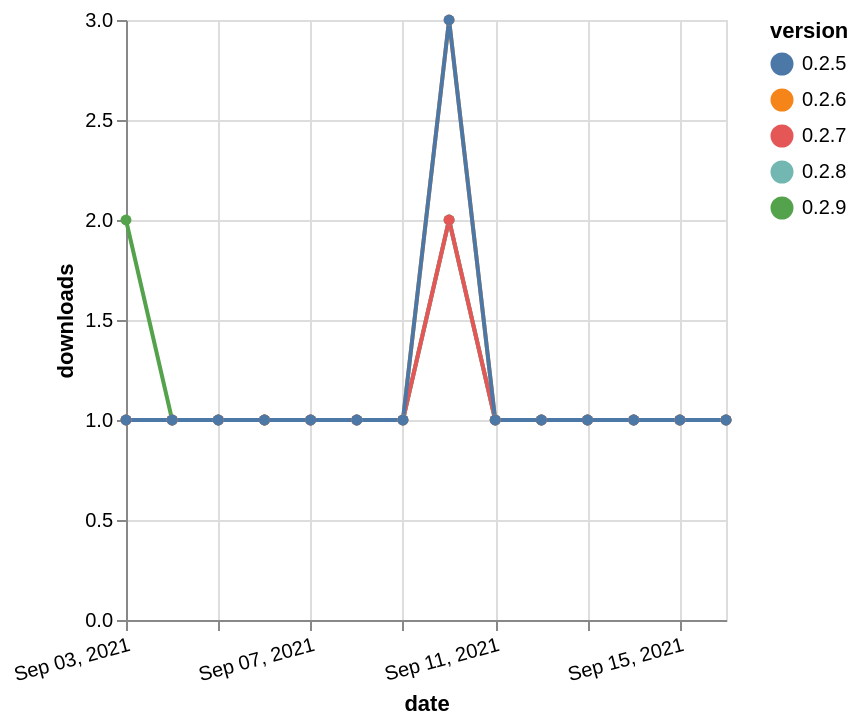

Vega-Lite specification stored for this chart:
### Vega-Lite specification from a JSON file in a GitHub repository (floating-point values rounded to 4 significant figures)
{"$schema": "https://vega.github.io/schema/vega-lite/v5.json", "description": "A simple bar chart with embedded data.", "data": {"values": [{"date": "2021-09-03", "total": 105, "delta": 2, "version": "0.2.9"}, {"date": "2021-09-04", "total": 106, "delta": 1, "version": "0.2.9"}, {"date": "2021-09-05", "total": 107, "delta": 1, "version": "0.2.9"}, {"date": "2021-09-06", "total": 108, "delta": 1, "version": "0.2.9"}, {"date": "2021-09-07", "total": 109, "delta": 1, "version": "0.2.9"}, {"date": "2021-09-08", "total": 110, "delta": 1, "version": "0.2.9"}, {"date": "2021-09-09", "total": 111, "delta": 1, "version": "0.2.9"}, {"date": "2021-09-10", "total": 113, "delta": 2, "version": "0.2.9"}, {"date": "2021-09-11", "total": 114, "delta": 1, "version": "0.2.9"}, {"date": "2021-09-12", "total": 115, "delta": 1, "version": "0.2.9"}, {"date": "2021-09-13", "total": 116, "delta": 1, "version": "0.2.9"}, {"date": "2021-09-14", "total": 117, "delta": 1, "version": "0.2.9"}, {"date": "2021-09-15", "total": 118, "delta": 1, "version": "0.2.9"}, {"date": "2021-09-16", "total": 119, "delta": 1, "version": "0.2.9"}, {"date": "2021-09-03", "total": 167, "delta": 1, "version": "0.2.6"}, {"date": "2021-09-04", "total": 168, "delta": 1, "version": "0.2.6"}, {"date": "2021-09-05", "total": 169, "delta": 1, "version": "0.2.6"}, {"date": "2021-09-06", "total": 170, "delta": 1, "version": "0.2.6"}, {"date": "2021-09-07", "total": 171, "delta": 1, "version": "0.2.6"}, {"date": "2021-09-08", "total": 172, "delta": 1, "version": "0.2.6"}, {"date": "2021-09-09", "total": 173, "delta": 1, "version": "0.2.6"}, {"date": "2021-09-10", "total": 176, "delta": 3, "version": "0.2.6"}, {"date": "2021-09-11", "total": 177, "delta": 1, "version": "0.2.6"}, {"date": "2021-09-12", "total": 178, "delta": 1, "version": "0.2.6"}, {"date": "2021-09-13", "total": 179, "delta": 1, "version": "0.2.6"}, {"date": "2021-09-14", "total": 180, "delta": 1, "version": "0.2.6"}, {"date": "2021-09-15", "total": 181, "delta": 1, "version": "0.2.6"}, {"date": "2021-09-16", "total": 182, "delta": 1, "version": "0.2.6"}, {"date": "2021-09-03", "total": 121, "delta": 1, "version": "0.2.8"}, {"date": "2021-09-04", "total": 122, "delta": 1, "version": "0.2.8"}, {"date": "2021-09-05", "total": 123, "delta": 1, "version": "0.2.8"}, {"date": "2021-09-06", "total": 124, "delta": 1, "version": "0.2.8"}, {"date": "2021-09-07", "total": 125, "delta": 1, "version": "0.2.8"}, {"date": "2021-09-08", "total": 126, "delta": 1, "version": "0.2.8"}, {"date": "2021-09-09", "total": 127, "delta": 1, "version": "0.2.8"}, {"date": "2021-09-10", "total": 129, "delta": 2, "version": "0.2.8"}, {"date": "2021-09-11", "total": 130, "delta": 1, "version": "0.2.8"}, {"date": "2021-09-12", "total": 131, "delta": 1, "version": "0.2.8"}, {"date": "2021-09-13", "total": 132, "delta": 1, "version": "0.2.8"}, {"date": "2021-09-14", "total": 133, "delta": 1, "version": "0.2.8"}, {"date": "2021-09-15", "total": 134, "delta": 1, "version": "0.2.8"}, {"date": "2021-09-16", "total": 135, "delta": 1, "version": "0.2.8"}, {"date": "2021-09-03", "total": 121, "delta": 1, "version": "0.2.7"}, {"date": "2021-09-04", "total": 122, "delta": 1, "version": "0.2.7"}, {"date": "2021-09-05", "total": 123, "delta": 1, "version": "0.2.7"}, {"date": "2021-09-06", "total": 124, "delta": 1, "version": "0.2.7"}, {"date": "2021-09-07", "total": 125, "delta": 1, "version": "0.2.7"}, {"date": "2021-09-08", "total": 126, "delta": 1, "version": "0.2.7"}, {"date": "2021-09-09", "total": 127, "delta": 1, "version": "0.2.7"}, {"date": "2021-09-10", "total": 129, "delta": 2, "version": "0.2.7"}, {"date": "2021-09-11", "total": 130, "delta": 1, "version": "0.2.7"}, {"date": "2021-09-12", "total": 131, "delta": 1, "version": "0.2.7"}, {"date": "2021-09-13", "total": 132, "delta": 1, "version": "0.2.7"}, {"date": "2021-09-14", "total": 133, "delta": 1, "version": "0.2.7"}, {"date": "2021-09-15", "total": 134, "delta": 1, "version": "0.2.7"}, {"date": "2021-09-16", "total": 135, "delta": 1, "version": "0.2.7"}, {"date": "2021-09-03", "total": 184, "delta": 1, "version": "0.2.5"}, {"date": "2021-09-04", "total": 185, "delta": 1, "version": "0.2.5"}, {"date": "2021-09-05", "total": 186, "delta": 1, "version": "0.2.5"}, {"date": "2021-09-06", "total": 187, "delta": 1, "version": "0.2.5"}, {"date": "2021-09-07", "total": 188, "delta": 1, "version": "0.2.5"}, {"date": "2021-09-08", "total": 189, "delta": 1, "version": "0.2.5"}, {"date": "2021-09-09", "total": 190, "delta": 1, "version": "0.2.5"}, {"date": "2021-09-10", "total": 193, "delta": 3, "version": "0.2.5"}, {"date": "2021-09-11", "total": 194, "delta": 1, "version": "0.2.5"}, {"date": "2021-09-12", "total": 195, "delta": 1, "version": "0.2.5"}, {"date": "2021-09-13", "total": 196, "delta": 1, "version": "0.2.5"}, {"date": "2021-09-14", "total": 197, "delta": 1, "version": "0.2.5"}, {"date": "2021-09-15", "total": 198, "delta": 1, "version": "0.2.5"}, {"date": "2021-09-16", "total": 199, "delta": 1, "version": "0.2.5"}]}, "width": "container", "mark": {"type": "line", "point": {"filled": true}}, "encoding": {"x": {"field": "date", "type": "temporal", "timeUnit": "yearmonthdate", "title": "date", "axis": {"labelAngle": -15}}, "y": {"field": "delta", "type": "quantitative", "title": "downloads"}, "color": {"field": "version", "type": "nominal"}, "tooltip": {"field": "delta"}}}
